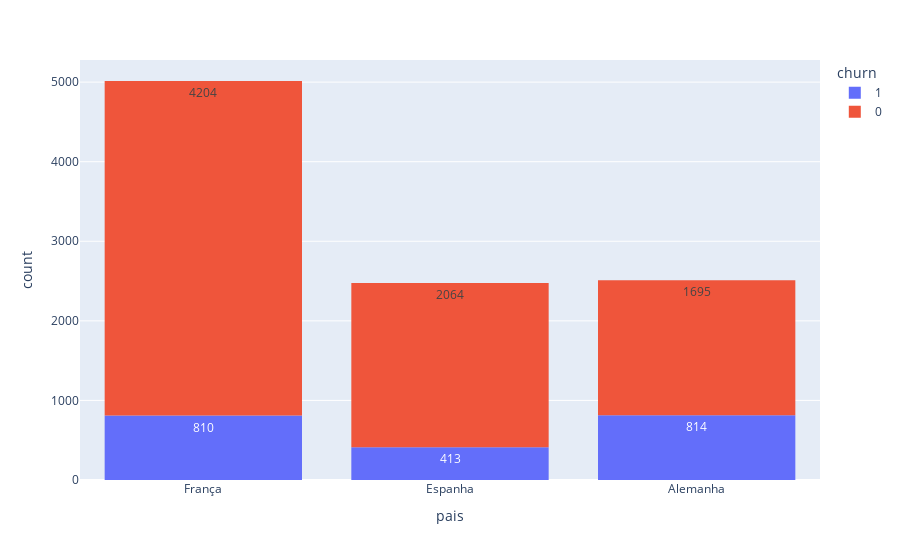
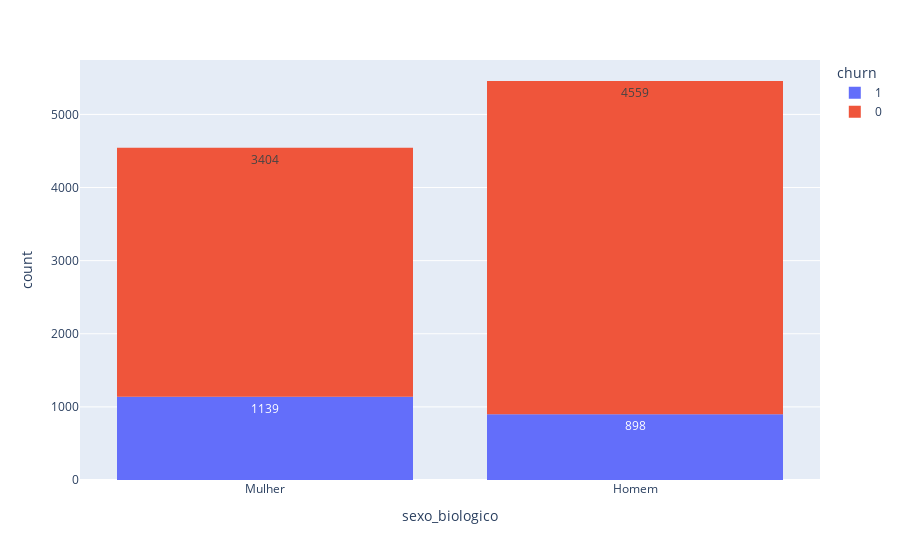
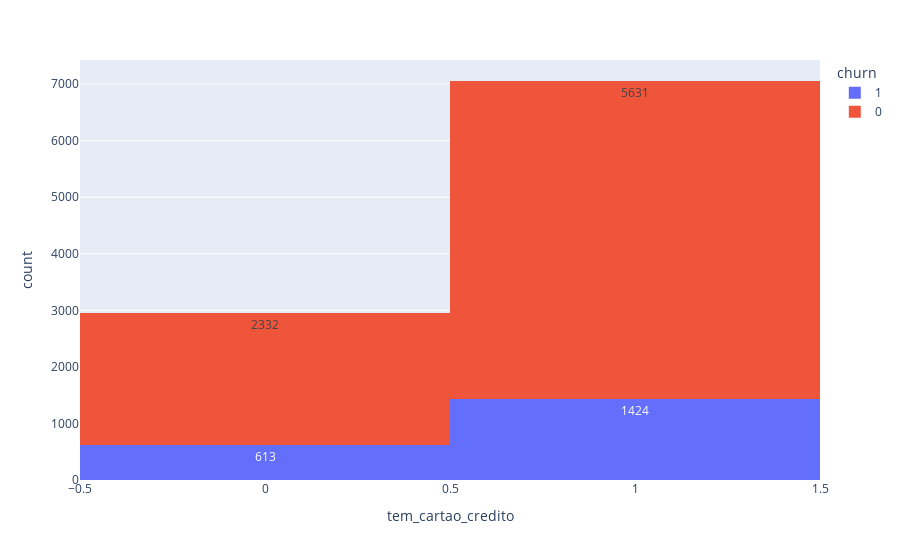
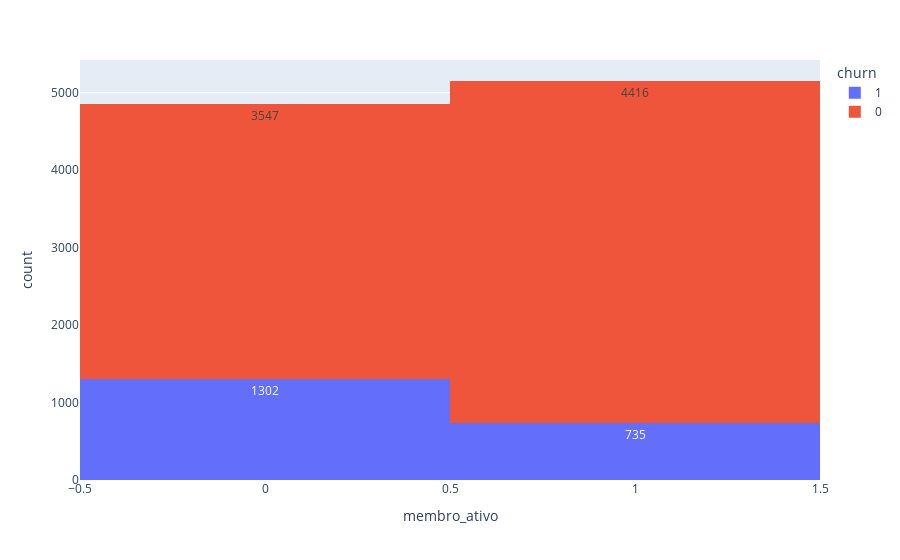

Notebook cell for these charts, in order:
### Markdown cell above
### Desafio 2

Após a leitura dos dados, é importante conhecer os dados, checando inconsistências e entendendo o comportamento de cada uma das colunas. Nesta tarefa, faça uma análise exploratória utilizando gráficos para as **variáveis categóricas** da base de dados, incluindo a **variável alvo** churn. Para essas variáveis, pode ser utilizado gráficos de barras para fazer a contagem das categorias e fazer um agrupamento por cores de acordo com as categorias da variável alvo.

### Code cell
import plotly.express as px

categorical = ['pais', 'sexo_biologico', 'tem_cartao_credito', 'membro_ativo']
# using show() to display the plot for every iteration, without overlay
for category in categorical:
    px.histogram(data, x=category, color='churn', text_auto=True).show()

### Figure 1 — Plotly figure (JSON) as saved in the notebook; plotly's stock layout.template omitted (floating-point values rounded to 4 significant figures; data arrays with more than 128 entries replaced by an {"elided": "..."} marker saying what was removed)
{"data": [{"alignmentgroup": "True", "bingroup": "x", "hovertemplate": "churn=1<br>pais=%{x}<br>count=%{y}<extra></extra>", "legendgroup": "1", "marker": {"color": "#636efa", "pattern": {"shape": ""}}, "name": "1", "offsetgroup": "1", "orientation": "v", "showlegend": true, "texttemplate": "%{value}", "type": "histogram", "x": {"elided": "2037 str values"}, "xaxis": "x", "yaxis": "y"}, {"alignmentgroup": "True", "bingroup": "x", "hovertemplate": "churn=0<br>pais=%{x}<br>count=%{y}<extra></extra>", "legendgroup": "0", "marker": {"color": "#EF553B", "pattern": {"shape": ""}}, "name": "0", "offsetgroup": "0", "orientation": "v", "showlegend": true, "texttemplate": "%{value}", "type": "histogram", "x": {"elided": "7963 str values"}, "xaxis": "x", "yaxis": "y"}], "layout": {"barmode": "relative", "legend": {"title": {"text": "churn"}, "tracegroupgap": 0}, "margin": {"t": 60}, "xaxis": {"anchor": "y", "domain": [0, 1], "title": {"text": "pais"}}, "yaxis": {"anchor": "x", "domain": [0, 1], "title": {"text": "count"}}}}

### Figure 2 — Plotly figure (JSON) as saved in the notebook; plotly's stock layout.template omitted (floating-point values rounded to 4 significant figures; data arrays with more than 128 entries replaced by an {"elided": "..."} marker saying what was removed)
{"data": [{"alignmentgroup": "True", "bingroup": "x", "hovertemplate": "churn=1<br>sexo_biologico=%{x}<br>count=%{y}<extra></extra>", "legendgroup": "1", "marker": {"color": "#636efa", "pattern": {"shape": ""}}, "name": "1", "offsetgroup": "1", "orientation": "v", "showlegend": true, "texttemplate": "%{value}", "type": "histogram", "x": {"elided": "2037 str values"}, "xaxis": "x", "yaxis": "y"}, {"alignmentgroup": "True", "bingroup": "x", "hovertemplate": "churn=0<br>sexo_biologico=%{x}<br>count=%{y}<extra></extra>", "legendgroup": "0", "marker": {"color": "#EF553B", "pattern": {"shape": ""}}, "name": "0", "offsetgroup": "0", "orientation": "v", "showlegend": true, "texttemplate": "%{value}", "type": "histogram", "x": {"elided": "7963 str values"}, "xaxis": "x", "yaxis": "y"}], "layout": {"barmode": "relative", "legend": {"title": {"text": "churn"}, "tracegroupgap": 0}, "margin": {"t": 60}, "xaxis": {"anchor": "y", "domain": [0, 1], "title": {"text": "sexo_biologico"}}, "yaxis": {"anchor": "x", "domain": [0, 1], "title": {"text": "count"}}}}

### Figure 3 — Plotly figure (JSON) as saved in the notebook; plotly's stock layout.template omitted (floating-point values rounded to 4 significant figures; data arrays with more than 128 entries replaced by an {"elided": "..."} marker saying what was removed)
{"data": [{"alignmentgroup": "True", "bingroup": "x", "hovertemplate": "churn=1<br>tem_cartao_credito=%{x}<br>count=%{y}<extra></extra>", "legendgroup": "1", "marker": {"color": "#636efa", "pattern": {"shape": ""}}, "name": "1", "offsetgroup": "1", "orientation": "v", "showlegend": true, "texttemplate": "%{value}", "type": "histogram", "x": {"elided": "2037 int values"}, "xaxis": "x", "yaxis": "y"}, {"alignmentgroup": "True", "bingroup": "x", "hovertemplate": "churn=0<br>tem_cartao_credito=%{x}<br>count=%{y}<extra></extra>", "legendgroup": "0", "marker": {"color": "#EF553B", "pattern": {"shape": ""}}, "name": "0", "offsetgroup": "0", "orientation": "v", "showlegend": true, "texttemplate": "%{value}", "type": "histogram", "x": {"elided": "7963 int values"}, "xaxis": "x", "yaxis": "y"}], "layout": {"barmode": "relative", "legend": {"title": {"text": "churn"}, "tracegroupgap": 0}, "margin": {"t": 60}, "xaxis": {"anchor": "y", "domain": [0, 1], "title": {"text": "tem_cartao_credito"}}, "yaxis": {"anchor": "x", "domain": [0, 1], "title": {"text": "count"}}}}

### Figure 4 — Plotly figure (JSON) as saved in the notebook; plotly's stock layout.template omitted (floating-point values rounded to 4 significant figures; data arrays with more than 128 entries replaced by an {"elided": "..."} marker saying what was removed)
{"data": [{"alignmentgroup": "True", "bingroup": "x", "hovertemplate": "churn=1<br>membro_ativo=%{x}<br>count=%{y}<extra></extra>", "legendgroup": "1", "marker": {"color": "#636efa", "pattern": {"shape": ""}}, "name": "1", "offsetgroup": "1", "orientation": "v", "showlegend": true, "texttemplate": "%{value}", "type": "histogram", "x": {"elided": "2037 int values"}, "xaxis": "x", "yaxis": "y"}, {"alignmentgroup": "True", "bingroup": "x", "hovertemplate": "churn=0<br>membro_ativo=%{x}<br>count=%{y}<extra></extra>", "legendgroup": "0", "marker": {"color": "#EF553B", "pattern": {"shape": ""}}, "name": "0", "offsetgroup": "0", "orientation": "v", "showlegend": true, "texttemplate": "%{value}", "type": "histogram", "x": {"elided": "7963 int values"}, "xaxis": "x", "yaxis": "y"}], "layout": {"barmode": "relative", "legend": {"title": {"text": "churn"}, "tracegroupgap": 0}, "margin": {"t": 60}, "xaxis": {"anchor": "y", "domain": [0, 1], "title": {"text": "membro_ativo"}}, "yaxis": {"anchor": "x", "domain": [0, 1], "title": {"text": "count"}}}}
